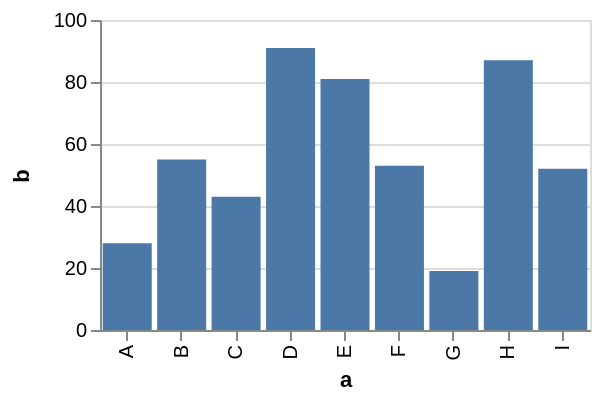

Write the Vega-Lite specification saved for this chart.
### Vega specification from a JSON file in a GitHub repository (floating-point values rounded to 4 significant figures)
{"$schema": "https://vega.github.io/schema/vega/v4.json", "description": "A simple bar chart with embedded data that fits exactly into 300px width.", "autosize": {"type": "fit", "contains": "padding"}, "padding": 5, "width": 300, "height": 200, "style": "cell", "data": [{"name": "source_0", "values": [{"a": "A", "b": 28}, {"a": "B", "b": 55}, {"a": "C", "b": 43}, {"a": "D", "b": 91}, {"a": "E", "b": 81}, {"a": "F", "b": 53}, {"a": "G", "b": 19}, {"a": "H", "b": 87}, {"a": "I", "b": 52}]}, {"name": "data_0", "source": "source_0", "transform": [{"type": "formula", "expr": "toNumber(datum[\"b\"])", "as": "b"}, {"type": "filter", "expr": "datum[\"b\"] !== null && !isNaN(datum[\"b\"])"}]}], "marks": [{"name": "marks", "type": "rect", "style": ["bar"], "from": {"data": "data_0"}, "encode": {"update": {"fill": {"value": "#4c78a8"}, "x": {"scale": "x", "field": "a"}, "width": {"scale": "x", "band": true}, "y": {"scale": "y", "field": "b"}, "y2": {"scale": "y", "value": 0}}}}], "scales": [{"name": "x", "type": "band", "domain": {"data": "data_0", "field": "a", "sort": true}, "range": [0, {"signal": "width"}], "paddingInner": 0.1, "paddingOuter": 0.05}, {"name": "y", "type": "linear", "domain": {"data": "data_0", "field": "b"}, "range": [{"signal": "height"}, 0], "nice": true, "zero": true}], "axes": [{"scale": "x", "orient": "bottom", "grid": false, "title": "a", "labelAlign": "right", "labelAngle": 270, "labelBaseline": "middle", "labelOverlap": true, "zindex": 1}, {"scale": "y", "orient": "left", "grid": false, "title": "b", "labelOverlap": true, "tickCount": {"signal": "ceil(height/40)"}, "zindex": 1}, {"scale": "y", "orient": "left", "grid": true, "gridScale": "x", "tickCount": {"signal": "ceil(height/40)"}, "domain": false, "labels": false, "maxExtent": 0, "minExtent": 0, "ticks": false, "zindex": 0}], "config": {"axisY": {"minExtent": 30}}}
